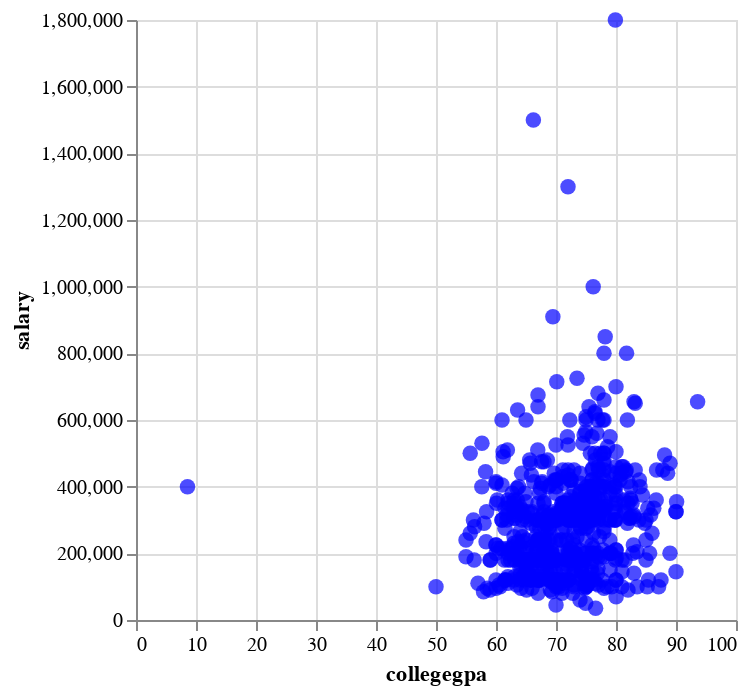

Notebook code cell kept with this figure:
### Code cell
scatter_plot = alt.Chart(df).mark_circle(size = 60, color = 'blue').encode(
x = 'collegegpa',
y = 'salary'
)
scatter_plot

### Figure 1 — Vega-Lite specification as saved in the notebook (floating-point values rounded to 4 significant figures; data arrays with more than 128 entries replaced by an {"elided": "..."} marker saying what was removed)
{"config": {"view": {"continuousWidth": 300, "continuousHeight": 300}}, "data": {"name": "data-4851e09c39dc6bb7ad260cd157dee2bc"}, "mark": {"type": "circle", "color": "blue", "size": 60}, "encoding": {"x": {"field": "collegegpa", "type": "quantitative"}, "y": {"field": "salary", "type": "quantitative"}}, "$schema": "https://vega.github.io/schema/vega-lite/v5.15.1.json", "datasets": {"data-4851e09c39dc6bb7ad260cd157dee2bc": {"elided": "599 records"}}}
